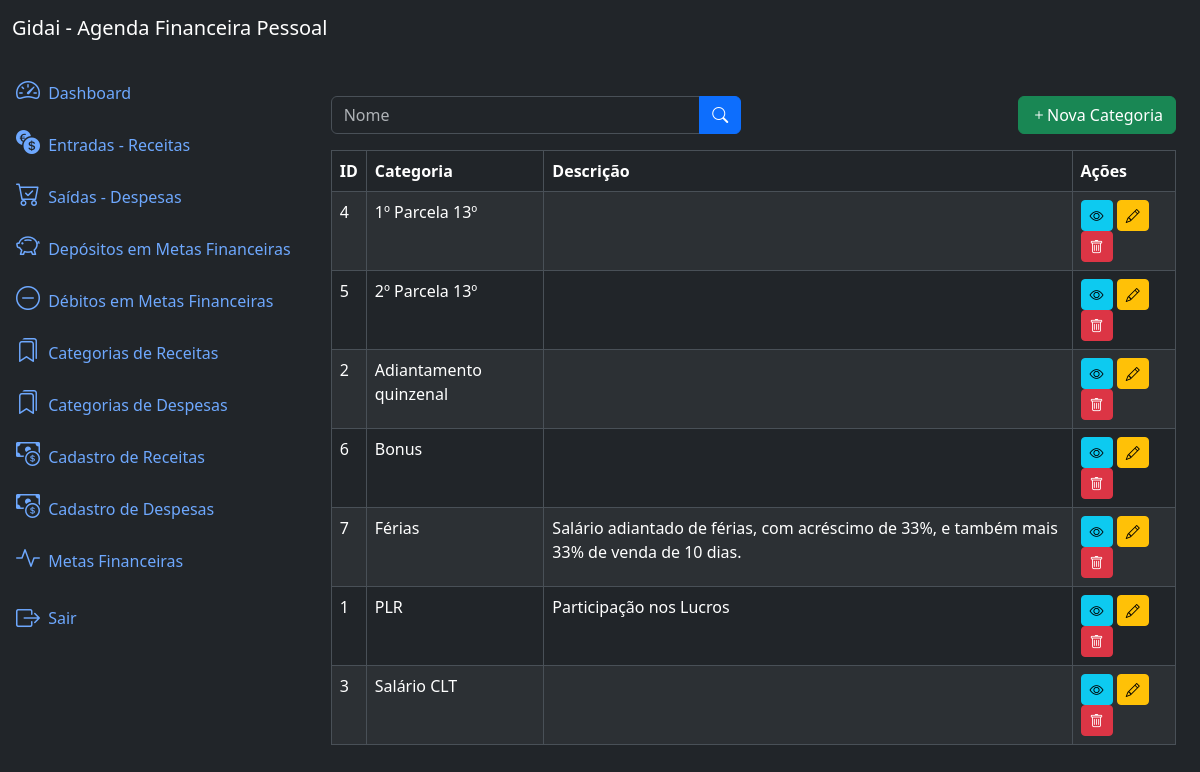
Page /categories/list/ (signed in) on the earlier database version.
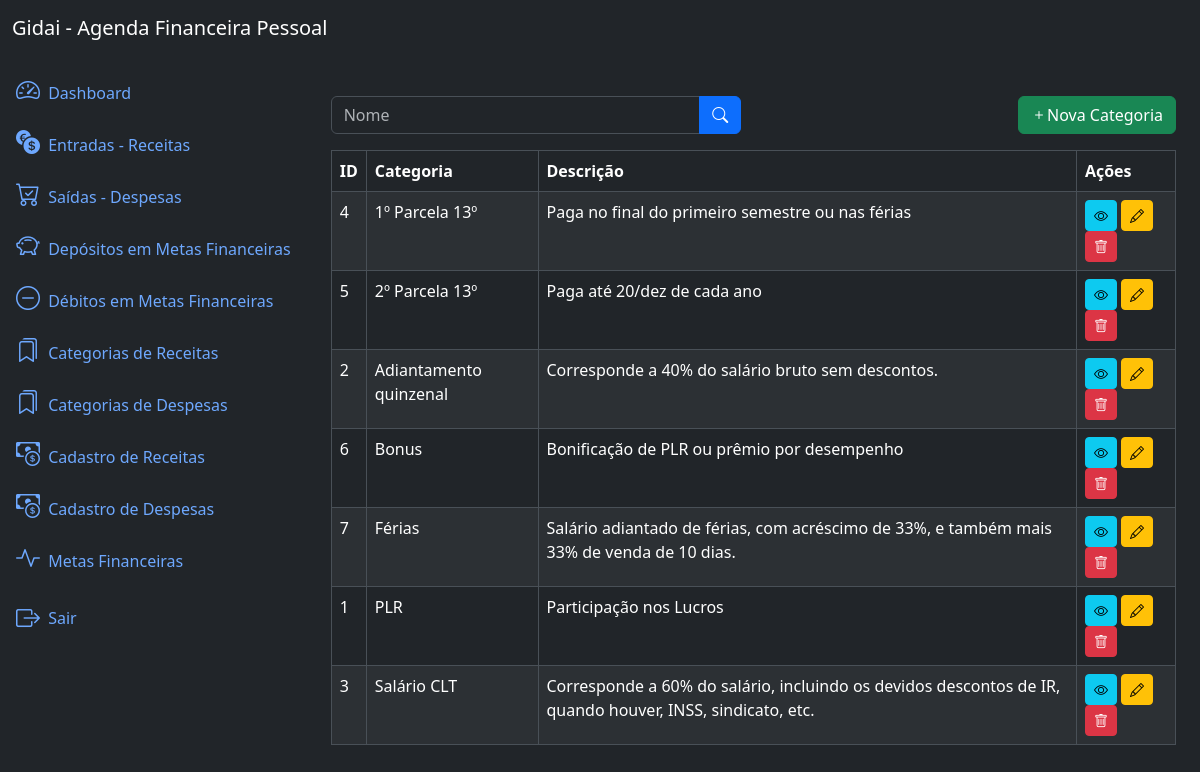
Same page on the later database version.
### categories/models.py (models this page shows, shortened)
class Category(models.Model):
    name = models.CharField(max_length=150)
    description = models.TextField(blank=True, null=True)
    created_at = models.DateField(auto_now_add=True)
    updated_at = models.DateField(auto_now=True)
    class Meta:
        ordering = ['name']

### categories/views.py (the view)
# urls.py: path('categories/list/', views.CategoryListView.as_view(), name='category_list'), # a utilização do name aqui, serve por exemplo para ser usada no HTML no método de busca
class CategoryListView(LoginRequiredMixin, ListView):
    model = models.Category
    template_name = 'category_list.html'
    context_object_name ='categories'
    paginate_by = 10
    def get_queryset(self):
        queryset = super().get_queryset()
        name = self.request.GET.get('name')
        if name:
            queryset = queryset.filter(name__icontains=name)
        return queryset

### categories/templates/category_list.html (shortened to what this page needs)
{% extends 'base.html'  %}
{% block content %}
<div class="row mb-3">
    <div class="col-md-6">
        <form method="get" action="{% url 'category_list' %}">
            <div class="input-group">
                <input type="text" class="form-control" name="name" placeholder="Nome" value="{{ request.GET.name}}">
                <button type="submit" class="btn btn-primary">
                    <i class="bi bi-search"></i>
                </button>
            </div>
        </form>
    </div>
    <div class="col-md-6">
        <a href="{% url 'category_create' %}" class="btn btn-success float-end">
            <i class="bi bi-plus"></i>Nova Categoria
        </a>
    </div>
</div>
<div class="table-responsive">
    <table class="table table-striped table-bordered">
        <thead class="thead-dark">
            <tr>
                <th>ID</th>
                <th>Categoria</th>
                <th>Descrição</th>
                <th>Ações</th>
            </tr>
        </thead>
        <tbody>
            {% for category in categories %}
                <tr>
                    <td> {{ category.id }} </td>
                    <td> {{ category.name }} </td>
                    <td> {{ category.description }} </td>
                    <td>
                        <a href="{% url 'category_detail' category.id %}" class="btn btn-info btn-sm">
                            <i class="bi bi-eye"></i>
                        </a>
                        <a href="{% url 'category_update' category.id %}" class="btn btn-warning btn-sm">
                            <i class="bi bi-pencil"></i>
                        </a>
                        <a href="{% url 'category_delete' category.id %}" class="btn btn-danger btn-sm">
                            <i class="bi bi-trash"></i>
                        </a>
                    </td>
                </tr>
            {% endfor %}
        </tbody>
    </table>
</div>
{% endblock %}

Differences in the rows shown:
changed Category "1º Parcela 13º": description (not shown) → "Paga no final do primeiro semestre ou nas férias"
changed Category "2º Parcela 13º": description (not shown) → "Paga até 20/dez de cada ano"
changed Category "Adiantamento quinzenal": description (not shown) → "Corresponde a 40% do salário bruto sem descontos."
changed Category "Bonus": description (not shown) → "Bonificação de PLR ou prêmio por desempenho"
changed Category "Salário CLT": description (not shown) → "Corresponde a 60% do salário, incluindo os devidos descontos de IR, quando houver, INSS, sindicato, etc."
